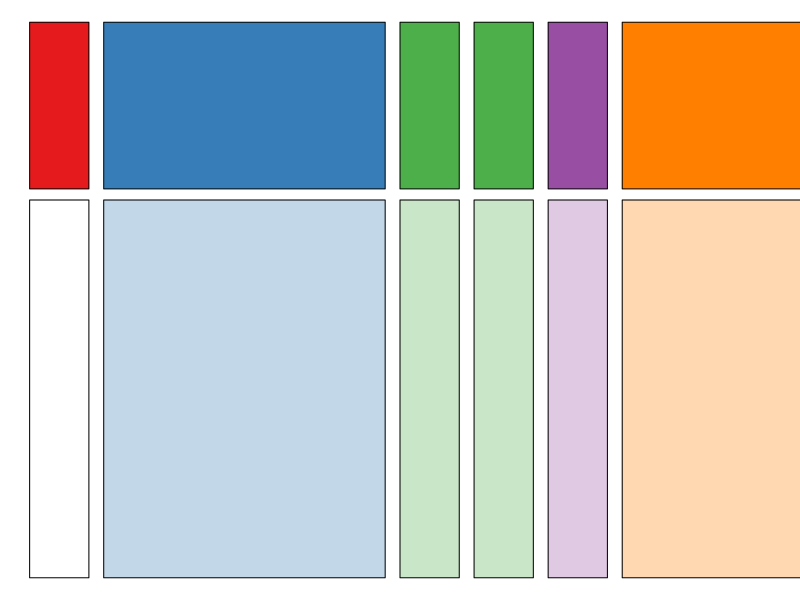
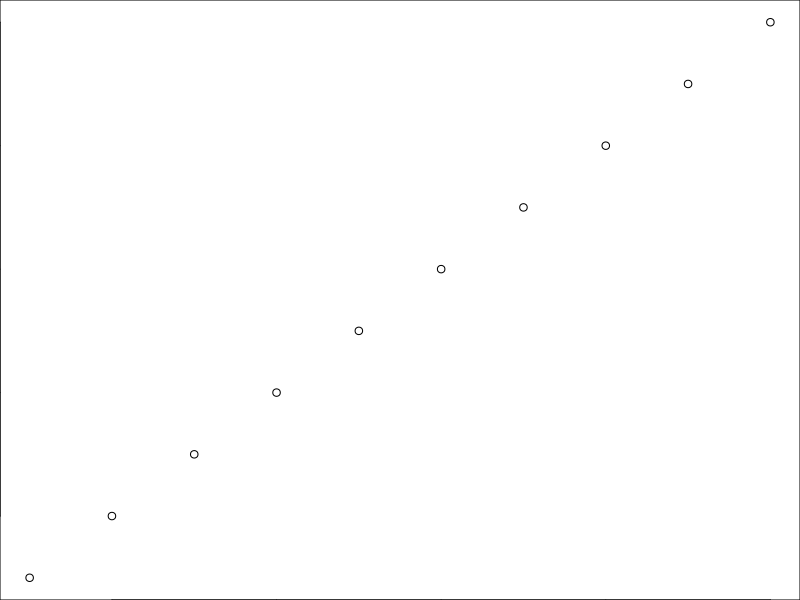
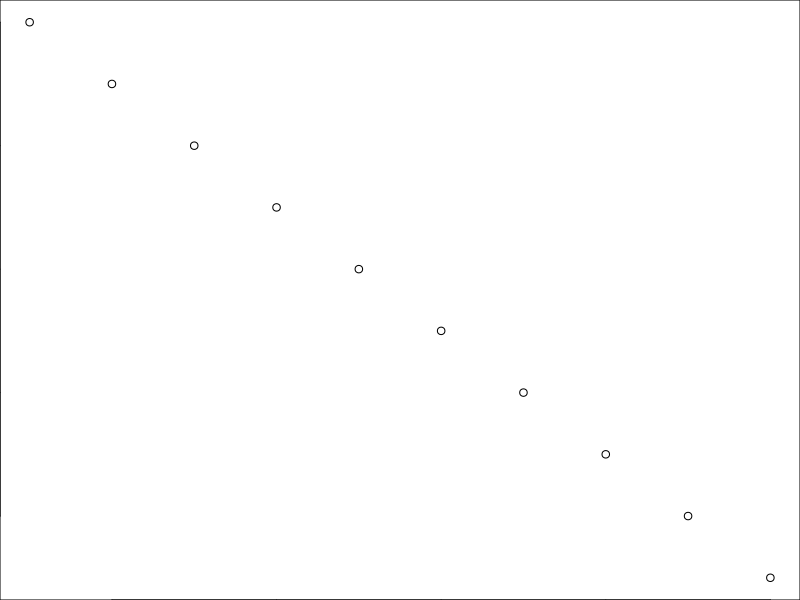

The R script that drew these images, in order:
## ---- chunk 1
knitr::opts_chunk$set(
  collapse = TRUE,
  comment = "#>"
)
## ---- chunk 2
########################################################################
########################################################################
########################################################################
#        Notation
########################################################################
########################################################################
########################################################################
## ---- chunk 3
library(viridis)
par(mar = c(0,0,0,0))
plot(c(0,1), c(0,1), type = 'n', bty = 'n', xaxt = 'n', yaxt = 'n', 
  xlab = '', ylab = '')
rect(0, .7, .08, 1, col = rgb(228/255,26/255,28/255))
rect(0, 0, .08, .68, col = 'white')
rect(.1, .7, .48, 1, col = rgb(55/255,126/255,184/255))
rect(.1, 0, .48, .68, col = rgb(55/255,126/255,184/255, alpha = .3))
rect(.5, .7, .58, 1, col = rgb(77/255,175/255,74/255))
rect(.6, .7, .68, 1, col = rgb(77/255,175/255,74/255))
rect(.5, 0, .58, .68, col = rgb(77/255,175/255,74/255, alpha = .3))
rect(.6, 0, .68, .68, col = rgb(77/255,175/255,74/255, alpha = .3))
rect(.7, .7, .78, 1, col = rgb(152/255,78/255,163/255))
rect(.7, 0, .78, .68, col = rgb(152/255,78/255,163/255, alpha = .3))
rect(.8, .7, 2, 1, col = rgb(255/255,127/255,0/255))
rect(.8, 0, 2, .68, col = rgb(255/255,127/255,0/255, alpha = .3))
## ---- chunk 4
plot(1:10)
plot(10:1)
## ---- chunk 5
knitr::kable(head(mtcars, 10))
